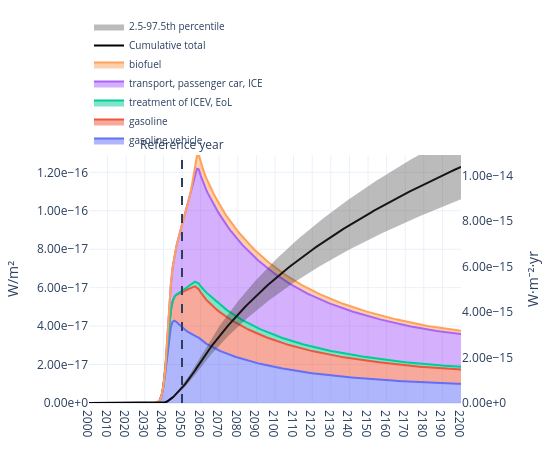

Here is the notebook cell this chart was saved with:
### Markdown cell above
### Plot radiative forcing (median + quantile band)

By default, this plots the 50th quantile values from the ensemble of climate configurations.

### Code cell
fig_rf = plot_rf(
    trails,
    by='root activity', # or by "flow"
    year_range=(2000, 2200),
    year_tick=10,
    reference_year=2050,
)
fig_rf

### Figure 1 — Plotly figure (JSON) as saved in the notebook; plotly's stock layout.template omitted (floating-point values rounded to 4 significant figures; data arrays with more than 128 entries replaced by an {"elided": "..."} marker saying what was removed)
{"data": [{"hovertemplate": "<b>%{meta}</b><br>Year: %{x}<br>W/m²: %{y:.6g}<extra></extra>", "meta": "gasoline vehicle", "mode": "lines", "name": "gasoline vehicle", "showlegend": true, "stackgroup": "one", "type": "scatter", "x": {"elided": "201 int values"}, "y": {"elided": "201 float values"}}, {"hovertemplate": "<b>%{meta}</b><br>Year: %{x}<br>W/m²: %{y:.6g}<extra></extra>", "meta": "gasoline", "mode": "lines", "name": "gasoline", "showlegend": true, "stackgroup": "one", "type": "scatter", "x": {"elided": "201 int values"}, "y": {"elided": "201 float values"}}, {"hovertemplate": "<b>%{meta}</b><br>Year: %{x}<br>W/m²: %{y:.6g}<extra></extra>", "meta": "treatment of ICEV, EoL", "mode": "lines", "name": "treatment of ICEV, EoL", "showlegend": true, "stackgroup": "one", "type": "scatter", "x": {"elided": "201 int values"}, "y": {"elided": "201 float values"}}, {"hovertemplate": "<b>%{meta}</b><br>Year: %{x}<br>W/m²: %{y:.6g}<extra></extra>", "meta": "transport, passenger car, ICE", "mode": "lines", "name": "transport, passenger car, ICE", "showlegend": true, "stackgroup": "one", "type": "scatter", "x": {"elided": "201 int values"}, "y": {"elided": "201 float values"}}, {"hovertemplate": "<b>%{meta}</b><br>Year: %{x}<br>W/m²: %{y:.6g}<extra></extra>", "meta": "biofuel", "mode": "lines", "name": "biofuel", "showlegend": true, "stackgroup": "one", "type": "scatter", "x": {"elided": "201 int values"}, "y": {"elided": "201 float values"}}, {"hovertemplate": "<b>Cumulative total</b><br>Year: %{x}<br>W·m⁻²·yr: %{y:.6g}<extra></extra>", "line": {"color": "black", "width": 2}, "mode": "lines", "name": "Cumulative total", "showlegend": true, "type": "scatter", "x": {"elided": "201 int values"}, "y": {"elided": "201 float values"}, "yaxis": "y2"}, {"hoverinfo": "skip", "line": {"width": 0}, "mode": "lines", "showlegend": false, "type": "scatter", "x": {"elided": "201 int values"}, "y": {"elided": "201 float values"}, "yaxis": "y2"}, {"fill": "tonexty", "fillcolor": "rgba(60,60,60,0.35)", "line": {"width": 0}, "mode": "lines", "name": "2.5-97.5th percentile", "type": "scatter", "x": {"elided": "201 int values"}, "y": {"elided": "201 float values"}, "yaxis": "y2"}], "layout": {"annotations": [{"showarrow": false, "text": "Reference year", "x": 2050, "xanchor": "center", "xref": "x", "y": 1, "yanchor": "bottom", "yref": "y domain"}, {"showarrow": false, "text": "Radiative forcing by gas/flow", "x": 0.5, "xanchor": "center", "xref": "paper", "y": -0.2, "yanchor": "top", "yref": "paper"}], "height": 450, "hoverlabel": {"align": "left", "font": {"size": 11}}, "hovermode": "x unified", "legend": {"entrywidth": 260, "entrywidthmode": "pixels", "font": {"size": 10}, "orientation": "h", "x": 0, "xanchor": "left", "y": 1, "yanchor": "bottom"}, "margin": {"b": 40, "l": 60, "r": 60, "t": 119}, "shapes": [{"line": {"dash": "dash", "width": 2}, "type": "line", "x0": 2050, "x1": 2050, "xref": "x", "y0": 0, "y1": 1, "yref": "y domain"}], "title": {"text": "", "x": 0.5, "xanchor": "center"}, "width": 550, "xaxis": {"dtick": 10, "range": [2000, 2200], "showgrid": true, "tick0": 2000, "tickmode": "linear"}, "yaxis": {"exponentformat": "e", "range": [0, 1.29e-16], "showexponent": "all", "showgrid": true, "tickformat": ".2e", "title": {"text": "W/m²"}, "type": "linear"}, "yaxis2": {"exponentformat": "e", "overlaying": "y", "range": [0, 1.091e-14], "showexponent": "all", "showgrid": false, "side": "right", "tickformat": ".2e", "title": {"text": "W·m⁻²·yr"}}}}
